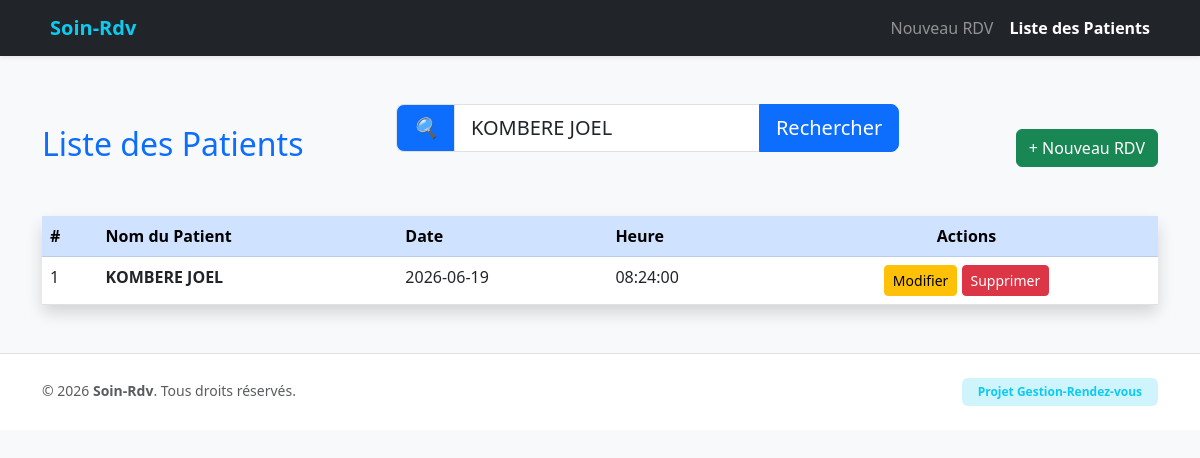
Screenshot of /traitement.php?recherche=KOMBERE JOEL with the database file from the repository.
### tables this page shows
CREATE TABLE `rendez_vous` (
  `id` int(11) NOT NULL,
  `nom` varchar(100) NOT NULL,
  `date_rdv` date NOT NULL,
  `heure_rdv` time NOT NULL,
  `date_creation` timestamp NOT NULL DEFAULT current_timestamp()
);

### traitement.php (the view, shortened to what this page needs)
<?php
require_once 'db.php';
$recherche = isset($_GET['recherche']) ? htmlspecialchars($_GET['recherche']) : '';
if (!empty($recherche)) {
    $sql = "SELECT * FROM rendez_vous WHERE LOWER(nom) LIKE LOWER(:recherche) ORDER BY date_rdv ASC";
    $stmt = $pdo->prepare($sql);
    $stmt->execute([':recherche' => '%' . $recherche . '%']);
    $tous_les_rdv = $stmt->fetchAll();
} else {
    $query = $pdo->query("SELECT * FROM rendez_vous ORDER BY date_rdv ASC");
    $tous_les_rdv = $query->fetchAll();
}
?>
<!DOCTYPE html>
<html lang="fr">
<head>
    <link href="bootstrap/css/bootstrap.min.css" rel="stylesheet">
</head>
<body class="bg-light">
<header>
    <nav class="navbar navbar-expand-lg navbar-dark bg-dark shadow-sm mb-5">
        <div class="container">
            <a class="navbar-brand fw-bold text-info" href="#">
                <i class="bi bi-hospital me-2"></i>Soin-Rdv
            </a>
            <div class="collapse navbar-collapse" id="navbarNav">
                <ul class="navbar-nav ms-auto">
                    <li class="nav-item"><a class="nav-link text-white-50" href="index.php">Nouveau RDV</a></li>
                    <li class="nav-item"><a class="nav-link active fw-bold" href="traitement.php">Liste des Patients</a></li>
                </ul>
            </div>
        </div>
    </nav>
</header>
<main class="container mt-5">
        <div class="d-flex justify-content-between align-items-center mb-4">
            <h2 class="text-primary">Liste des Patients</h2>
            <div class="row mb-3">
    <div class="row mb-4">
    <div class="col-md-12">
        <form method="GET" action="traitement.php" class="input-group input-group-lg">
            <span class="input-group-text bg-primary text-white">
                <i class="bi bi-search">🔍</i>
            </span>
            <input type="text" name="recherche" class="form-control" placeholder="Rechercher un patient par nom..." value="<?php echo htmlspecialchars($recherche); ?>">
            <button class="btn btn-primary" type="submit">Rechercher</button>
        </form>
    </div>
</div>
</div>
            <a href="index.php" class="btn btn-success">+ Nouveau RDV</a>
        </div>
        <div class="card shadow border-0">
            <div class="card-body p-0">
                <table class="table table-hover mb-0">
    <thead class="table-primary">
        <tr>
            <th>#</th>
            <th>Nom du Patient</th>
            <th>Date</th>
            <th>Heure</th>
            <th class="text-center">Actions</th>
        </tr>
    </thead>
   <tbody>
    <?php
    $i = 1;
    foreach ($tous_les_rdv as $rdv):
    ?>
    <tr>
        <td><?php echo $i; ?></td>
        <td class="fw-bold"><?php echo htmlspecialchars($rdv['nom']); ?></td>
        <td><?php echo $rdv['date_rdv']; ?></td>
        <td><?php echo $rdv['heure_rdv']; ?></td>
        <td class="text-center">
            <a href="modifier.php?id=<?php echo $rdv['id']; ?>" class="btn btn-sm btn-warning">Modifier</a>
            <a href="supprimer.php?id=<?php echo $rdv['id']; ?>" class="btn btn-sm btn-danger" onclick="return confirm('Supprimer ?')">Supprimer</a>
        </td>
    </tr>
    <?php
    $i++;
    endforeach;
    ?>
</tbody>
</table>
            </div>
        </div>
</main>
<footer class="bg-white border-top py-4 mt-5">
    <div class="container text-center">
        <div class="row">
            <div class="col-md-6 text-md-start text-muted">
                <small>&copy; 2026 <strong>Soin-Rdv</strong>. Tous droits réservés.</small>
            </div>
            <div class="col-md-6 text-md-end">
                <span class="badge bg-info-subtle text-info px-3 py-2">Projet Gestion-Rendez-vous</span>
            </div>
        </div>
    </div>
</footer>
</body>
</html>

### rows the page displays
rendez_vous: nom "KOMBERE JOEL", date_rdv "2026-06-19", heure_rdv "08:24:00"
